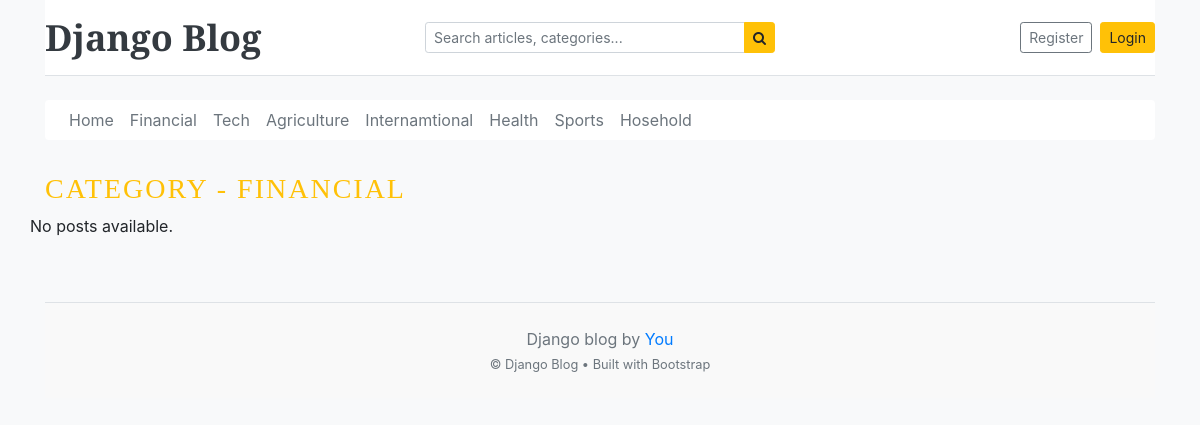
/dashboard/3/, run on the app's committed database.
### blog/models.py (models this page shows, shortened)
class Category(models.Model):
    category_name = models.CharField(max_length=50 , unique=True)
    created_at = models.DateTimeField(auto_now_add=True)
    updated_at = models.DateTimeField(auto_now=True)
    class Meta:
        verbose_name_plural = "categories"

### blog/views.py (the view)
# urls.py: path('<int:category_id>/', views.post_by_category , name="post_by_category"),
def post_by_category(request , category_id):
    posts = Blog.objects.filter(category = category_id  , status="published")
    try:
        category = Category.objects.get(id=category_id)
    except:
        return redirect('home')
    context = {
        'posts':posts,
        'category':category
    }
    return render(request , "post_by_category.html" , context)

### blog/context_processors.py (called while the page is built)
def geet_categories(request):
    return {"categories": Category.objects.all()}

def get_social(request):
    social = SocialLink.objects.all()
    return dict(social = social)

### templates/post_by_category.html
{% extends "base.html" %}
{% load static %}
{% block content %}
<h3 class="text-uppercase text-warning" style="letter-spacing: 2px;">
    Category - {{ category.category_name }}
</h3>
<div class="row mb-2">
    {% if posts %}
        {% for post in posts %}
            <div class="col-md-6">
                <div class="card border-0">
                    <div class="card-body">
                        <h3>{{ post.title }}</h3>
                        <small class="mb-1 text-muted">
                            {{ post.created_at|timesince }} ago | {{ post.author }}
                        </small>
                        <p class="card-text">
                            {{ post.short_description|truncatewords:20 }}
                        </p>
                    </div>
                </div>
            </div>
        {% endfor %}
    {% else %}
        <p>No posts available.</p>
    {% endif %}
</div>
{% endblock %}

### templates/base.html (shortened to what this page needs)
{% load static %}
<!DOCTYPE html>
<html lang="en">
<head>
    <link href="https://getbootstrap.com/docs/4.0/dist/css/bootstrap.min.css" rel="stylesheet">
    <link href="{% static 'css/home.css' %}" rel="stylesheet">
    <link rel="stylesheet" href="https://cdnjs.cloudflare.com/ajax/libs/font-awesome/4.7.0/css/font-awesome.min.css">
</head>
<body class="bg-light">
<div class="container">
    <header class="blog-header py-3 mb-3 border-bottom sticky-top bg-white">
        <div class="row flex-nowrap justify-content-between align-items-center">
            <div class="col-4 d-flex align-items-center">
                <a class="blog-header-logo text-dark font-weight-bold h4 mb-0 text-decoration-none" href="/">
                    Django Blog
                </a>
            </div>
            <div class="col-4 d-none d-md-block">
                <form action="{% url 'search' %}" method="GET" class="w-100">
                    <div class="input-group input-group-sm">
                        <input
                            class="form-control"
                            type="text"
                            name="keyword"
                            value="{{ keyword }}"
                            placeholder="Search articles, categories..."
                            aria-label="Enter search term..."
                            aria-describedby="button-search"
                        />
                        <div class="input-group-append">
                            <button
                                type="submit"
                                class="btn btn-warning"
                                id="button-search"
                            >
                                <i class="fa fa-search"></i>
                            </button>
                        </div>
                    </div>
                </form>
            </div>
            <div class="col-4 d-flex justify-content-end align-items-center">
                {% if not user.is_authenticated %}
                    <a class="btn btn-sm btn-outline-secondary mr-2" href="{% url 'register' %}">
                        Register
                    </a>
                    <a class="btn btn-sm btn-warning" href="{% url 'login' %}">
                        Login
                    </a>
                {% endif %}
            </div>
        </div>
    </header>
    <div class="nav-scroller py-2 mb-4">
        <nav class="nav d-flex justify-content-start flex-wrap bg-white rounded shadow-sm px-3">
                <a class="p-2 text-muted" href="{% url 'home'  %}">Home</a>
            {% for cat in categories %}
                <a class="p-2 text-muted" href="{% url 'post_by_category' cat.id %}">
                    {{ cat.category_name }}
                </a>
            {% empty %}
                <span class="text-muted small py-2">No categories available.</span>
            {% endfor %}
        </nav>
    </div>
    <main>
        {% block content %}
        {% endblock %}
    </main>
    <footer class="blog-footer mt-5 py-4 border-top text-center text-muted">
        <p class="mb-1">
            Django blog by <a href="#" class="text-decoration-none">You</a>
        </p>
        <p class="mb-0 small">
            &copy; Django Blog • Built with Bootstrap
        </p>
    </footer>
</div>
</body>
</html>

### static/css/home.css (style rules this page uses)
.blog-header { border-bottom: 1px solid #e5e5e5; }
.blog-header-logo { font-family: "Playfair Display", Georgia, "Times New Roman", serif; font-size: 2.25rem; }
h1, h2, h3, h4, h5, h6 { font-family: "Playfair Display", Georgia, "Times New Roman", serif; }
.blog-footer { padding: 2.5rem 0; color: #727272; text-align: center; background-color: #f9f9f9; border-top: .05rem solid #e5e5e5; }
.blog-footer p:last-child { margin-bottom: 0; }

### data on the page
Category: category_name "Financial", category_name "FINANCIAL"
Category: category_name "Tech"
Category: category_name "Agriculture"
Category: category_name "Internamtional"
Category: category_name "Health"
Category: category_name "Sports"
Category: category_name "Hosehold"
